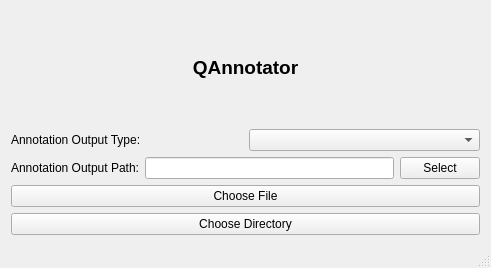
<?xml version="1.0" encoding="UTF-8"?>
<ui version="4.0">
 <class>MainWindow</class>
 <widget class="QMainWindow" name="MainWindow">
  <property name="geometry">
   <rect>
    <x>0</x>
    <y>0</y>
    <width>491</width>
    <height>268</height>
   </rect>
  </property>
  <property name="windowTitle">
   <string>MainWindow</string>
  </property>
  <widget class="QWidget" name="centralWidget">
   <layout class="QGridLayout" name="gridLayout">
    <item row="0" column="0">
     <layout class="QHBoxLayout" name="horizontalLayout_3">
      <item>
       <widget class="QLabel" name="label">
        <property name="font">
         <font>
          <pointsize>14</pointsize>
          <weight>75</weight>
          <bold>true</bold>
         </font>
        </property>
        <property name="text">
         <string>QAnnotator</string>
        </property>
        <property name="alignment">
         <set>Qt::AlignCenter</set>
        </property>
       </widget>
      </item>
     </layout>
    </item>
    <item row="1" column="0">
     <layout class="QHBoxLayout" name="horizontalLayout">
      <item>
       <widget class="QLabel" name="label_2">
        <property name="text">
         <string>Annotation Output Type:</string>
        </property>
       </widget>
      </item>
      <item>
       <widget class="QComboBox" name="outputType"/>
      </item>
     </layout>
    </item>
    <item row="2" column="0">
     <layout class="QHBoxLayout" name="horizontalLayout_2">
      <item>
       <widget class="QLabel" name="label_3">
        <property name="text">
         <string>Annotation Output Path:</string>
        </property>
       </widget>
      </item>
      <item>
       <widget class="QLineEdit" name="outputPath">
        <property name="enabled">
         <bool>true</bool>
        </property>
        <property name="cursor">
         <cursorShape>ArrowCursor</cursorShape>
        </property>
        <property name="mouseTracking">
         <bool>false</bool>
        </property>
        <property name="focusPolicy">
         <enum>Qt::NoFocus</enum>
        </property>
        <property name="contextMenuPolicy">
         <enum>Qt::NoContextMenu</enum>
        </property>
        <property name="acceptDrops">
         <bool>false</bool>
        </property>
        <property name="readOnly">
         <bool>true</bool>
        </property>
       </widget>
      </item>
      <item>
       <widget class="QPushButton" name="selectOutputButton">
        <property name="text">
         <string>Select</string>
        </property>
       </widget>
      </item>
     </layout>
    </item>
    <item row="3" column="0">
     <widget class="QPushButton" name="chooseFileButton">
      <property name="text">
       <string>Choose File</string>
      </property>
     </widget>
    </item>
    <item row="4" column="0">
     <widget class="QPushButton" name="chooseDirButton">
      <property name="text">
       <string>Choose Directory</string>
      </property>
     </widget>
    </item>
   </layout>
  </widget>
  <widget class="QMenuBar" name="menuBar">
   <property name="geometry">
    <rect>
     <x>0</x>
     <y>0</y>
     <width>491</width>
     <height>23</height>
    </rect>
   </property>
  </widget>
  <widget class="QStatusBar" name="statusBar"/>
 </widget>
 <layoutdefault spacing="6" margin="11"/>
 <resources/>
 <connections/>
</ui>
